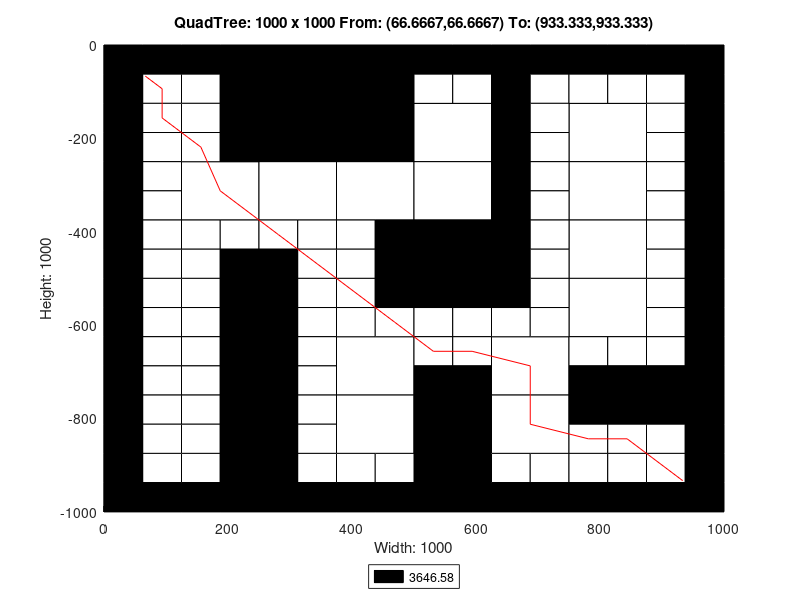

MATLAB code to generate this figure:
axis([0 1000 -1000 0]);
title('QuadTree: 1000 x 1000 From: (66.6667,66.6667) To: (933.333,933.333)');
xlabel('Width: 1000');
ylabel('Height: 1000');
rectangle('Position',[250 -250 250 250], 'FaceColor',[0 0 0]);
rectangle('Position',[125 -375 125 125], 'FaceColor',[1 1 1]);
rectangle('Position',[250 -375 125 125], 'FaceColor',[1 1 1]);
rectangle('Position',[375 -375 125 125], 'FaceColor',[1 1 1]);
rectangle('Position',[500 -250 125 125], 'FaceColor',[1 1 1]);
rectangle('Position',[750 -250 125 125], 'FaceColor',[1 1 1]);
rectangle('Position',[500 -375 125 125], 'FaceColor',[1 1 1]);
rectangle('Position',[500 -500 125 125], 'FaceColor',[0 0 0]);
rectangle('Position',[750 -375 125 125], 'FaceColor',[1 1 1]);
rectangle('Position',[750 -500 125 125], 'FaceColor',[1 1 1]);
rectangle('Position',[375 -750 125 125], 'FaceColor',[1 1 1]);
rectangle('Position',[375 -875 125 125], 'FaceColor',[1 1 1]);
rectangle('Position',[625 -750 125 125], 'FaceColor',[1 1 1]);
rectangle('Position',[750 -625 125 125], 'FaceColor',[1 1 1]);
rectangle('Position',[500 -875 125 125], 'FaceColor',[0 0 0]);
rectangle('Position',[625 -875 125 125], 'FaceColor',[1 1 1]);
rectangle('Position',[500 -1000 125 125], 'FaceColor',[0 0 0]);
rectangle('Position',[0 -62.5 62.5 62.5], 'FaceColor',[0 0 0]);
rectangle('Position',[62.5 -62.5 62.5 62.5], 'FaceColor',[0 0 0]);
rectangle('Position',[0 -125 62.5 62.5], 'FaceColor',[0 0 0]);
rectangle('Position',[62.5 -125 62.5 62.5], 'FaceColor',[1 1 1]);
rectangle('Position',[125 -62.5 62.5 62.5], 'FaceColor',[0 0 0]);
rectangle('Position',[187.5 -62.5 62.5 62.5], 'FaceColor',[0 0 0]);
rectangle('Position',[125 -125 62.5 62.5], 'FaceColor',[1 1 1]);
rectangle('Position',[187.5 -125 62.5 62.5], 'FaceColor',[0 0 0]);
rectangle('Position',[0 -187.5 62.5 62.5], 'FaceColor',[0 0 0]);
rectangle('Position',[62.5 -187.5 62.5 62.5], 'FaceColor',[1 1 1]);
rectangle('Position',[0 -250 62.5 62.5], 'FaceColor',[0 0 0]);
rectangle('Position',[62.5 -250 62.5 62.5], 'FaceColor',[1 1 1]);
rectangle('Position',[125 -187.5 62.5 62.5], 'FaceColor',[1 1 1]);
rectangle('Position',[187.5 -187.5 62.5 62.5], 'FaceColor',[0 0 0]);
rectangle('Position',[125 -250 62.5 62.5], 'FaceColor',[1 1 1]);
rectangle('Position',[187.5 -250 62.5 62.5], 'FaceColor',[0 0 0]);
rectangle('Position',[0 -312.5 62.5 62.5], 'FaceColor',[0 0 0]);
rectangle('Position',[62.5 -312.5 62.5 62.5], 'FaceColor',[1 1 1]);
rectangle('Position',[0 -375 62.5 62.5], 'FaceColor',[0 0 0]);
rectangle('Position',[62.5 -375 62.5 62.5], 'FaceColor',[1 1 1]);
rectangle('Position',[0 -437.5 62.5 62.5], 'FaceColor',[0 0 0]);
rectangle('Position',[62.5 -437.5 62.5 62.5], 'FaceColor',[1 1 1]);
rectangle('Position',[0 -500 62.5 62.5], 'FaceColor',[0 0 0]);
rectangle('Position',[62.5 -500 62.5 62.5], 'FaceColor',[1 1 1]);
rectangle('Position',[125 -437.5 62.5 62.5], 'FaceColor',[1 1 1]);
rectangle('Position',[187.5 -437.5 62.5 62.5], 'FaceColor',[1 1 1]);
rectangle('Position',[125 -500 62.5 62.5], 'FaceColor',[1 1 1]);
rectangle('Position',[187.5 -500 62.5 62.5], 'FaceColor',[0 0 0]);
rectangle('Position',[250 -437.5 62.5 62.5], 'FaceColor',[1 1 1]);
rectangle('Position',[312.5 -437.5 62.5 62.5], 'FaceColor',[1 1 1]);
rectangle('Position',[250 -500 62.5 62.5], 'FaceColor',[0 0 0]);
rectangle('Position',[312.5 -500 62.5 62.5], 'FaceColor',[1 1 1]);
rectangle('Position',[375 -437.5 62.5 62.5], 'FaceColor',[1 1 1]);
rectangle('Position',[437.5 -437.5 62.5 62.5], 'FaceColor',[0 0 0]);
rectangle('Position',[375 -500 62.5 62.5], 'FaceColor',[1 1 1]);
rectangle('Position',[437.5 -500 62.5 62.5], 'FaceColor',[0 0 0]);
rectangle('Position',[500 -62.5 62.5 62.5], 'FaceColor',[0 0 0]);
rectangle('Position',[562.5 -62.5 62.5 62.5], 'FaceColor',[0 0 0]);
rectangle('Position',[500 -125 62.5 62.5], 'FaceColor',[1 1 1]);
rectangle('Position',[562.5 -125 62.5 62.5], 'FaceColor',[1 1 1]);
rectangle('Position',[625 -62.5 62.5 62.5], 'FaceColor',[0 0 0]);
rectangle('Position',[687.5 -62.5 62.5 62.5], 'FaceColor',[0 0 0]);
rectangle('Position',[625 -125 62.5 62.5], 'FaceColor',[0 0 0]);
rectangle('Position',[687.5 -125 62.5 62.5], 'FaceColor',[1 1 1]);
rectangle('Position',[625 -187.5 62.5 62.5], 'FaceColor',[0 0 0]);
rectangle('Position',[687.5 -187.5 62.5 62.5], 'FaceColor',[1 1 1]);
rectangle('Position',[625 -250 62.5 62.5], 'FaceColor',[0 0 0]);
rectangle('Position',[687.5 -250 62.5 62.5], 'FaceColor',[1 1 1]);
rectangle('Position',[750 -62.5 62.5 62.5], 'FaceColor',[0 0 0]);
rectangle('Position',[812.5 -62.5 62.5 62.5], 'FaceColor',[0 0 0]);
rectangle('Position',[750 -125 62.5 62.5], 'FaceColor',[1 1 1]);
rectangle('Position',[812.5 -125 62.5 62.5], 'FaceColor',[1 1 1]);
rectangle('Position',[875 -62.5 62.5 62.5], 'FaceColor',[0 0 0]);
rectangle('Position',[937.5 -62.5 62.5 62.5], 'FaceColor',[0 0 0]);
rectangle('Position',[875 -125 62.5 62.5], 'FaceColor',[1 1 1]);
rectangle('Position',[937.5 -125 62.5 62.5], 'FaceColor',[0 0 0]);
rectangle('Position',[875 -187.5 62.5 62.5], 'FaceColor',[1 1 1]);
rectangle('Position',[937.5 -187.5 62.5 62.5], 'FaceColor',[0 0 0]);
rectangle('Position',[875 -250 62.5 62.5], 'FaceColor',[1 1 1]);
rectangle('Position',[937.5 -250 62.5 62.5], 'FaceColor',[0 0 0]);
rectangle('Position',[625 -312.5 62.5 62.5], 'FaceColor',[0 0 0]);
rectangle('Position',[687.5 -312.5 62.5 62.5], 'FaceColor',[1 1 1]);
rectangle('Position',[625 -375 62.5 62.5], 'FaceColor',[0 0 0]);
rectangle('Position',[687.5 -375 62.5 62.5], 'FaceColor',[1 1 1]);
rectangle('Position',[625 -437.5 62.5 62.5], 'FaceColor',[0 0 0]);
rectangle('Position',[687.5 -437.5 62.5 62.5], 'FaceColor',[1 1 1]);
rectangle('Position',[625 -500 62.5 62.5], 'FaceColor',[0 0 0]);
rectangle('Position',[687.5 -500 62.5 62.5], 'FaceColor',[1 1 1]);
rectangle('Position',[875 -312.5 62.5 62.5], 'FaceColor',[1 1 1]);
rectangle('Position',[937.5 -312.5 62.5 62.5], 'FaceColor',[0 0 0]);
rectangle('Position',[875 -375 62.5 62.5], 'FaceColor',[1 1 1]);
rectangle('Position',[937.5 -375 62.5 62.5], 'FaceColor',[0 0 0]);
rectangle('Position',[875 -437.5 62.5 62.5], 'FaceColor',[1 1 1]);
rectangle('Position',[937.5 -437.5 62.5 62.5], 'FaceColor',[0 0 0]);
rectangle('Position',[875 -500 62.5 62.5], 'FaceColor',[1 1 1]);
rectangle('Position',[937.5 -500 62.5 62.5], 'FaceColor',[0 0 0]);
rectangle('Position',[0 -562.5 62.5 62.5], 'FaceColor',[0 0 0]);
rectangle('Position',[62.5 -562.5 62.5 62.5], 'FaceColor',[1 1 1]);
rectangle('Position',[0 -625 62.5 62.5], 'FaceColor',[0 0 0]);
rectangle('Position',[62.5 -625 62.5 62.5], 'FaceColor',[1 1 1]);
rectangle('Position',[125 -562.5 62.5 62.5], 'FaceColor',[1 1 1]);
rectangle('Position',[187.5 -562.5 62.5 62.5], 'FaceColor',[0 0 0]);
rectangle('Position',[125 -625 62.5 62.5], 'FaceColor',[1 1 1]);
rectangle('Position',[187.5 -625 62.5 62.5], 'FaceColor',[0 0 0]);
rectangle('Position',[0 -687.5 62.5 62.5], 'FaceColor',[0 0 0]);
rectangle('Position',[62.5 -687.5 62.5 62.5], 'FaceColor',[1 1 1]);
rectangle('Position',[0 -750 62.5 62.5], 'FaceColor',[0 0 0]);
rectangle('Position',[62.5 -750 62.5 62.5], 'FaceColor',[1 1 1]);
rectangle('Position',[125 -687.5 62.5 62.5], 'FaceColor',[1 1 1]);
rectangle('Position',[187.5 -687.5 62.5 62.5], 'FaceColor',[0 0 0]);
rectangle('Position',[125 -750 62.5 62.5], 'FaceColor',[1 1 1]);
rectangle('Position',[187.5 -750 62.5 62.5], 'FaceColor',[0 0 0]);
rectangle('Position',[250 -562.5 62.5 62.5], 'FaceColor',[0 0 0]);
rectangle('Position',[312.5 -562.5 62.5 62.5], 'FaceColor',[1 1 1]);
rectangle('Position',[250 -625 62.5 62.5], 'FaceColor',[0 0 0]);
rectangle('Position',[312.5 -625 62.5 62.5], 'FaceColor',[1 1 1]);
rectangle('Position',[375 -562.5 62.5 62.5], 'FaceColor',[1 1 1]);
rectangle('Position',[437.5 -562.5 62.5 62.5], 'FaceColor',[0 0 0]);
rectangle('Position',[375 -625 62.5 62.5], 'FaceColor',[1 1 1]);
rectangle('Position',[437.5 -625 62.5 62.5], 'FaceColor',[1 1 1]);
rectangle('Position',[250 -687.5 62.5 62.5], 'FaceColor',[0 0 0]);
rectangle('Position',[312.5 -687.5 62.5 62.5], 'FaceColor',[1 1 1]);
rectangle('Position',[250 -750 62.5 62.5], 'FaceColor',[0 0 0]);
rectangle('Position',[312.5 -750 62.5 62.5], 'FaceColor',[1 1 1]);
rectangle('Position',[0 -812.5 62.5 62.5], 'FaceColor',[0 0 0]);
rectangle('Position',[62.5 -812.5 62.5 62.5], 'FaceColor',[1 1 1]);
rectangle('Position',[0 -875 62.5 62.5], 'FaceColor',[0 0 0]);
rectangle('Position',[62.5 -875 62.5 62.5], 'FaceColor',[1 1 1]);
rectangle('Position',[125 -812.5 62.5 62.5], 'FaceColor',[1 1 1]);
rectangle('Position',[187.5 -812.5 62.5 62.5], 'FaceColor',[0 0 0]);
rectangle('Position',[125 -875 62.5 62.5], 'FaceColor',[1 1 1]);
rectangle('Position',[187.5 -875 62.5 62.5], 'FaceColor',[0 0 0]);
rectangle('Position',[0 -937.5 62.5 62.5], 'FaceColor',[0 0 0]);
rectangle('Position',[62.5 -937.5 62.5 62.5], 'FaceColor',[1 1 1]);
rectangle('Position',[0 -1000 62.5 62.5], 'FaceColor',[0 0 0]);
rectangle('Position',[62.5 -1000 62.5 62.5], 'FaceColor',[0 0 0]);
rectangle('Position',[125 -937.5 62.5 62.5], 'FaceColor',[1 1 1]);
rectangle('Position',[187.5 -937.5 62.5 62.5], 'FaceColor',[0 0 0]);
rectangle('Position',[125 -1000 62.5 62.5], 'FaceColor',[0 0 0]);
rectangle('Position',[187.5 -1000 62.5 62.5], 'FaceColor',[0 0 0]);
rectangle('Position',[250 -812.5 62.5 62.5], 'FaceColor',[0 0 0]);
rectangle('Position',[312.5 -812.5 62.5 62.5], 'FaceColor',[1 1 1]);
rectangle('Position',[250 -875 62.5 62.5], 'FaceColor',[0 0 0]);
rectangle('Position',[312.5 -875 62.5 62.5], 'FaceColor',[1 1 1]);
rectangle('Position',[250 -937.5 62.5 62.5], 'FaceColor',[0 0 0]);
rectangle('Position',[312.5 -937.5 62.5 62.5], 'FaceColor',[1 1 1]);
rectangle('Position',[250 -1000 62.5 62.5], 'FaceColor',[0 0 0]);
rectangle('Position',[312.5 -1000 62.5 62.5], 'FaceColor',[0 0 0]);
rectangle('Position',[375 -937.5 62.5 62.5], 'FaceColor',[1 1 1]);
rectangle('Position',[437.5 -937.5 62.5 62.5], 'FaceColor',[1 1 1]);
rectangle('Position',[375 -1000 62.5 62.5], 'FaceColor',[0 0 0]);
rectangle('Position',[437.5 -1000 62.5 62.5], 'FaceColor',[0 0 0]);
rectangle('Position',[500 -562.5 62.5 62.5], 'FaceColor',[0 0 0]);
rectangle('Position',[562.5 -562.5 62.5 62.5], 'FaceColor',[0 0 0]);
rectangle('Position',[500 -625 62.5 62.5], 'FaceColor',[1 1 1]);
rectangle('Position',[562.5 -625 62.5 62.5], 'FaceColor',[1 1 1]);
rectangle('Position',[625 -562.5 62.5 62.5], 'FaceColor',[0 0 0]);
rectangle('Position',[687.5 -562.5 62.5 62.5], 'FaceColor',[1 1 1]);
rectangle('Position',[625 -625 62.5 62.5], 'FaceColor',[1 1 1]);
rectangle('Position',[687.5 -625 62.5 62.5], 'FaceColor',[1 1 1]);
rectangle('Position',[500 -687.5 62.5 62.5], 'FaceColor',[1 1 1]);
rectangle('Position',[562.5 -687.5 62.5 62.5], 'FaceColor',[1 1 1]);
rectangle('Position',[500 -750 62.5 62.5], 'FaceColor',[0 0 0]);
rectangle('Position',[562.5 -750 62.5 62.5], 'FaceColor',[0 0 0]);
rectangle('Position',[875 -562.5 62.5 62.5], 'FaceColor',[1 1 1]);
rectangle('Position',[937.5 -562.5 62.5 62.5], 'FaceColor',[0 0 0]);
rectangle('Position',[875 -625 62.5 62.5], 'FaceColor',[1 1 1]);
rectangle('Position',[937.5 -625 62.5 62.5], 'FaceColor',[0 0 0]);
rectangle('Position',[750 -687.5 62.5 62.5], 'FaceColor',[1 1 1]);
rectangle('Position',[812.5 -687.5 62.5 62.5], 'FaceColor',[1 1 1]);
rectangle('Position',[750 -750 62.5 62.5], 'FaceColor',[0 0 0]);
rectangle('Position',[812.5 -750 62.5 62.5], 'FaceColor',[0 0 0]);
rectangle('Position',[875 -687.5 62.5 62.5], 'FaceColor',[1 1 1]);
rectangle('Position',[937.5 -687.5 62.5 62.5], 'FaceColor',[0 0 0]);
rectangle('Position',[875 -750 62.5 62.5], 'FaceColor',[0 0 0]);
rectangle('Position',[937.5 -750 62.5 62.5], 'FaceColor',[0 0 0]);
rectangle('Position',[625 -937.5 62.5 62.5], 'FaceColor',[1 1 1]);
rectangle('Position',[687.5 -937.5 62.5 62.5], 'FaceColor',[1 1 1]);
rectangle('Position',[625 -1000 62.5 62.5], 'FaceColor',[0 0 0]);
rectangle('Position',[687.5 -1000 62.5 62.5], 'FaceColor',[0 0 0]);
rectangle('Position',[750 -812.5 62.5 62.5], 'FaceColor',[0 0 0]);
rectangle('Position',[812.5 -812.5 62.5 62.5], 'FaceColor',[0 0 0]);
rectangle('Position',[750 -875 62.5 62.5], 'FaceColor',[1 1 1]);
rectangle('Position',[812.5 -875 62.5 62.5], 'FaceColor',[1 1 1]);
rectangle('Position',[875 -812.5 62.5 62.5], 'FaceColor',[0 0 0]);
rectangle('Position',[937.5 -812.5 62.5 62.5], 'FaceColor',[0 0 0]);
rectangle('Position',[875 -875 62.5 62.5], 'FaceColor',[1 1 1]);
rectangle('Position',[937.5 -875 62.5 62.5], 'FaceColor',[0 0 0]);
rectangle('Position',[750 -937.5 62.5 62.5], 'FaceColor',[1 1 1]);
rectangle('Position',[812.5 -937.5 62.5 62.5], 'FaceColor',[1 1 1]);
rectangle('Position',[750 -1000 62.5 62.5], 'FaceColor',[0 0 0]);
rectangle('Position',[812.5 -1000 62.5 62.5], 'FaceColor',[0 0 0]);
rectangle('Position',[875 -937.5 62.5 62.5], 'FaceColor',[1 1 1]);
rectangle('Position',[937.5 -937.5 62.5 62.5], 'FaceColor',[0 0 0]);
rectangle('Position',[875 -1000 62.5 62.5], 'FaceColor',[0 0 0]);
rectangle('Position',[937.5 -1000 62.5 62.5], 'FaceColor',[0 0 0]);
X=[933.333,906.25,843.75,781.25,687.5,687.5,593.75,531.25,468.75,406.25,343.75,281.25,187.5,156.25,93.75,93.75,66.6667];
Y=[-933.333,-906.25,-843.75,-843.75,-812.5,-687.5,-656.25,-656.25,-593.75,-531.25,-468.75,-406.25,-312.5,-218.75,-156.25,-93.75,-66.6667];
hold on;
plot(X,Y,'r');
legend('3646.58','Location','southoutside');
